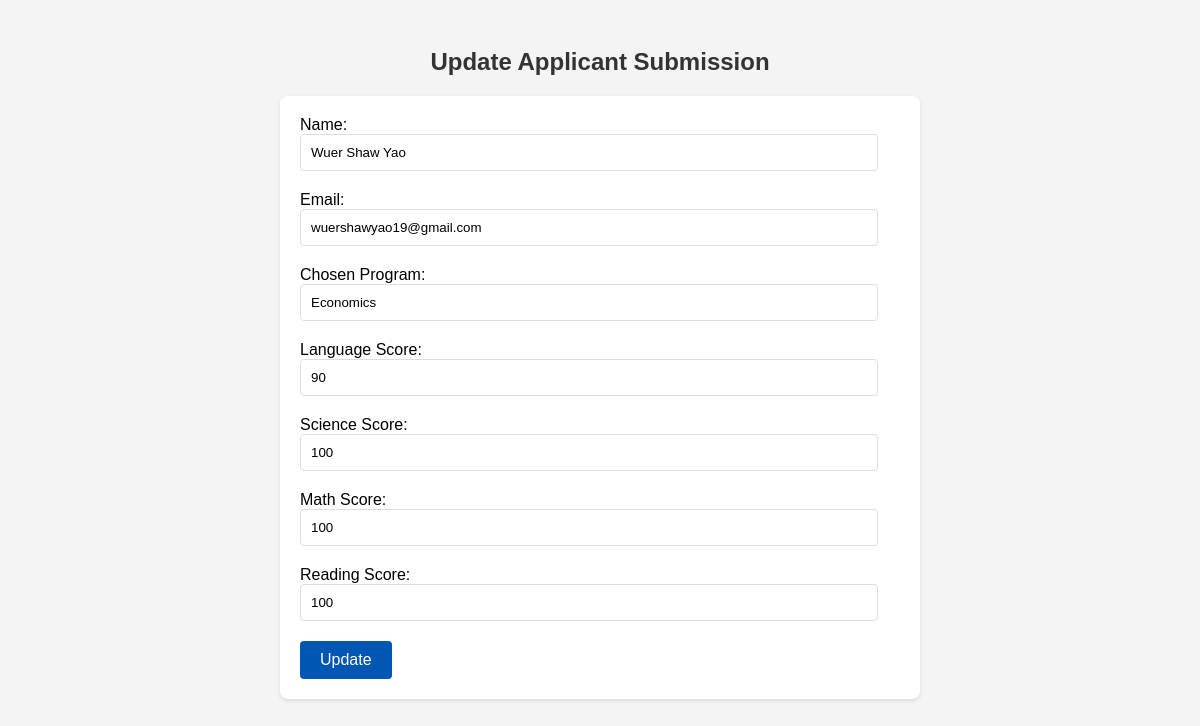
/update_applicant.php?id=1, run on the app's committed database.
### tables this page shows
CREATE TABLE `applicant_info` (
  `id` int NOT NULL AUTO_INCREMENT,
  `name` varchar(255) NOT NULL,
  `email` varchar(255) NOT NULL,
  `language_score` int DEFAULT NULL,
  `science_score` int DEFAULT NULL,
  `math_score` int DEFAULT NULL,
  `reading_score` int DEFAULT NULL,
  `chosen_program` varchar(255) NOT NULL,
  `grades_path` varchar(255) DEFAULT NULL,
  `program_requirement_path` varchar(255) DEFAULT NULL,
  PRIMARY KEY (`id`),
  UNIQUE KEY `email_unique` (`email`)
);

### update_applicant.php (the view, shortened to what this page needs)
<?php
	require('connection_db.php');
	if(isset($_GET['id'])){
		$id = mysqli_real_escape_string($connectivity, $_GET['id']);
		$query = "SELECT * FROM applicant_info WHERE id = ?";
		$stmt = mysqli_prepare($connectivity, $query);
		mysqli_stmt_bind_param($stmt, "i", $id);
		mysqli_stmt_execute($stmt);
		$result = mysqli_stmt_get_result($stmt);
		$applicant = mysqli_fetch_assoc($result);
	} else {
		die('ID not specified.');
	}
?>
<!DOCTYPE html>
<html lang="en">
<head>
</head>
<body>
    <h2>Update Applicant Submission</h2>
    <form method="POST" action="">
        Name: <input type="text" name="name" value="<?= htmlspecialchars($applicant['name']) ?>"><br>
        Email: <input type="email" name="email" value="<?= htmlspecialchars($applicant['email']) ?>"><br>
        Chosen Program: <input type="text" name="chosen_program" value="<?= htmlspecialchars($applicant['chosen_program']) ?>"><br>
        Language Score: <input type="text" name="language_score" value="<?= htmlspecialchars($applicant['language_score']) ?>"><br>
        Science Score: <input type="text" name="science_score" value="<?= htmlspecialchars($applicant['science_score']) ?>"><br>
        Math Score: <input type="text" name="math_score" value="<?= htmlspecialchars($applicant['math_score']) ?>"><br>
        Reading Score: <input type="text" name="reading_score" value="<?= htmlspecialchars($applicant['reading_score']) ?>"><br>
        <input type="submit" value="Update">
    </form>
</body>
</html>

### update_applicant.php (style rules this page uses)
body { font-family: Arial, sans-serif; background-color: #f4f4f4; padding: 20px; }
h2 { color: #333; text-align: center; }
form { background: #fff; padding: 20px; border-radius: 8px; box-shadow: 0 2px 4px rgba(0,0,0,0.1); max-width: 600px; margin: 20px auto; }
input[type="text"], input[type="email"] { width: calc(100% - 22px); padding: 10px; margin-bottom: 20px; border: 1px solid #ddd; border-radius: 4px; box-sizing: border-box; }
input[type="submit"] { background-color: #0056b3; color: white; padding: 10px 20px; border: none; border-radius: 4px; cursor: pointer; font-size: 16px; }

### data on the page
applicant_info: name "Wuer Shaw Yao", email "wuershawyao19@gmail.com", chosen_program "Economics", language_score "90", science_score "100", math_score "100", reading_score "100"
